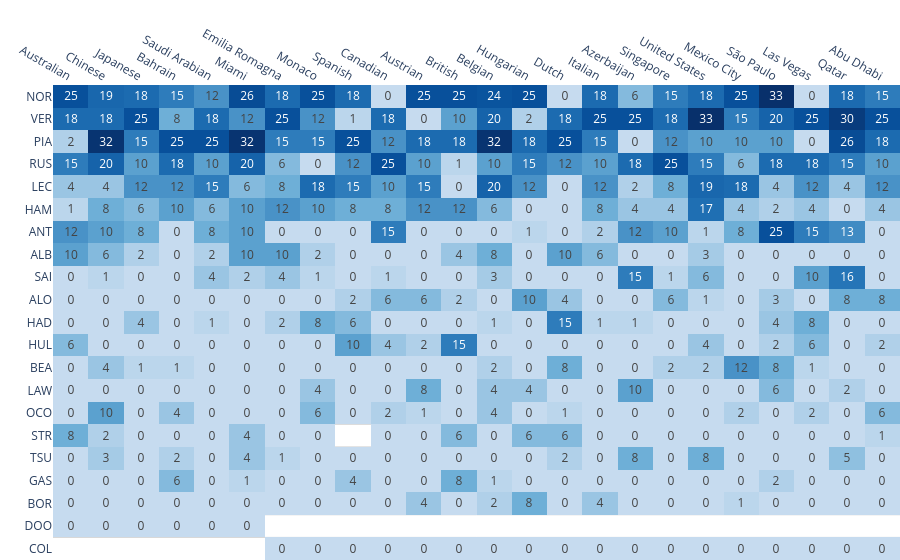

Notebook cell for this chart:
### Code cell
import pandas as pd
import plotly.express as px
from plotly.io import show

from fastf1.ergast import Ergast
ergast = Ergast()
races = ergast.get_race_schedule(2025)  # Races in year 2026
results = []

# For each race in the season
for rnd, race in races['raceName'].items():

    # Get results. Note that we use the round no. + 1, because the round no.
    # starts from one (1) instead of zero (0)
    temp = ergast.get_race_results(season=2025, round=rnd + 1)
    temp = temp.content[0]

    # If there is a sprint, get the results as well
    sprint = ergast.get_sprint_results(season=2025, round=rnd + 1)
    if sprint.content and sprint.description['round'][0] == rnd + 1:
        temp = pd.merge(temp, sprint.content[0], on='driverCode', how='left')
        # Add sprint points and race points to get the total
        temp['points'] = temp['points_x'] + temp['points_y']
        temp.drop(columns=['points_x', 'points_y'], inplace=True)

    # Add round no. and grand prix name
    temp['round'] = rnd + 1
    temp['race'] = race.removesuffix(' Grand Prix')
    temp = temp[['round', 'race', 'driverCode', 'points']]  # Keep useful cols.
    results.append(temp)

# Append all races into a single dataframe
results = pd.concat(results)
races = results['race'].drop_duplicates()
results = results.pivot(index='driverCode', columns='round', values='points')
# Here we have a 22-by-22 matrix (22 races and 22 drivers, incl. DEV and HUL)

# Rank the drivers by their total points
results['total_points'] = results.sum(axis=1)
results = results.sort_values(by='total_points', ascending=False)
results.drop(columns='total_points', inplace=True)

# Use race name, instead of round no., as column names
results.columns = races
fig = px.imshow(
    results,
    text_auto=True,
    aspect='auto',  # Automatically adjust the aspect ratio
    color_continuous_scale=[[0,    'rgb(198, 219, 239)'],  # Blue scale
                            [0.25, 'rgb(107, 174, 214)'],
                            [0.5,  'rgb(33,  113, 181)'],
                            [0.75, 'rgb(8,   81,  156)'],
                            [1,    'rgb(8,   48,  107)']],
    labels={'x': 'Race',
            'y': 'Driver',
            'color': 'Points'}       # Change hover texts
)
fig.update_xaxes(title_text='')      # Remove axis titles
fig.update_yaxes(title_text='')
fig.update_yaxes(tickmode='linear')  # Show all ticks, i.e. driver names
fig.update_yaxes(showgrid=True, gridwidth=1, gridcolor='LightGrey',
                 showline=False,
                 tickson='boundaries')              # Show horizontal grid only
fig.update_xaxes(showgrid=False, showline=False)    # And remove vertical grid
fig.update_layout(plot_bgcolor='rgba(0,0,0,0)')     # White background
fig.update_layout(coloraxis_showscale=False)        # Remove legend
fig.update_layout(xaxis=dict(side='top'))           # x-axis on top
fig.update_layout(margin=dict(l=0, r=0, b=0, t=0))  # Remove border margins
fig
show(fig)

### Figure 1 — Plotly figure (JSON) as saved in the notebook; plotly's stock layout.template omitted (floating-point values rounded to 4 significant figures; data arrays with more than 128 entries replaced by an {"elided": "..."} marker saying what was removed)
{"data": [{"coloraxis": "coloraxis", "hovertemplate": "Race: %{x}<br>Driver: %{y}<br>Points: %{z}<extra></extra>", "name": "0", "texttemplate": "%{z}", "type": "heatmap", "x": ["Australian", "Chinese", "Japanese", "Bahrain", "Saudi Arabian", "Miami", "Emilia Romagna", "Monaco", "Spanish", "Canadian", "Austrian", "British", "Belgian", "Hungarian", "Dutch", "Italian", "Azerbaijan", "Singapore", "United States", "Mexico City", "São Paulo", "Las Vegas", "Qatar", "Abu Dhabi"], "xaxis": "x", "y": ["NOR", "VER", "PIA", "RUS", "LEC", "HAM", "ANT", "ALB", "SAI", "ALO", "HAD", "HUL", "BEA", "LAW", "OCO", "STR", "TSU", "GAS", "BOR", "DOO", "COL"], "yaxis": "y", "z": {"elided": "21x24 int values"}}], "layout": {"coloraxis": {"colorbar": {"title": {"text": "Points"}}, "colorscale": [[0, "rgb(198, 219, 239)"], [0.25, "rgb(107, 174, 214)"], [0.5, "rgb(33,  113, 181)"], [0.75, "rgb(8,   81,  156)"], [1, "rgb(8,   48,  107)"]], "showscale": false}, "margin": {"b": 0, "l": 0, "r": 0, "t": 0}, "plot_bgcolor": "rgba(0,0,0,0)", "xaxis": {"anchor": "y", "domain": [0, 1], "showgrid": false, "showline": false, "side": "top", "title": {"text": ""}}, "yaxis": {"anchor": "x", "autorange": "reversed", "domain": [0, 1], "gridcolor": "LightGrey", "gridwidth": 1, "showgrid": true, "showline": false, "tickmode": "linear", "tickson": "boundaries", "title": {"text": ""}}}}
